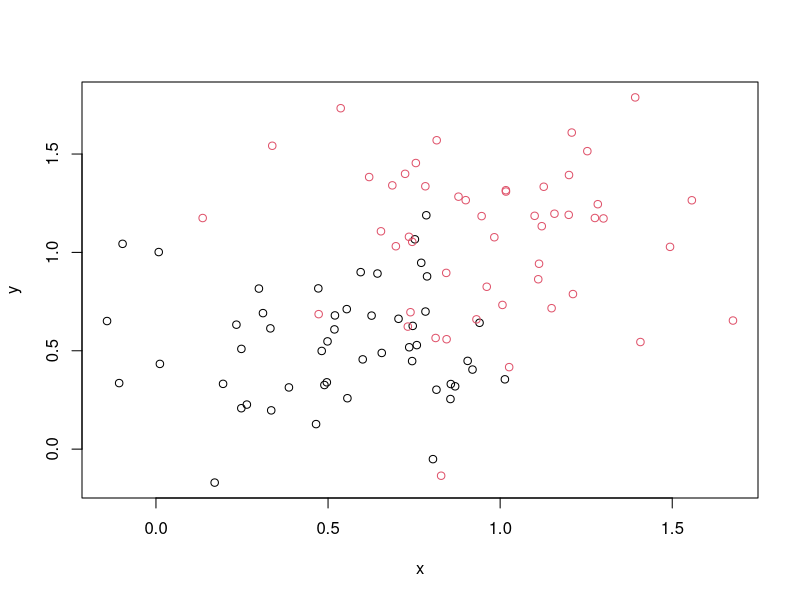

The R source for this figure:
# génération aléatoire des données à classifier
# avec une première moitié dans une classe et la seconde dans une autre classe

nn = 50
x <- rbind(matrix(rnorm(2*nn, mean = 0.5, sd = 0.3), ncol = 2),
           matrix(rnorm(2*nn, mean = 1, sd = 0.3), ncol = 2))
colnames(x) <- c("x", "y")
z <- rbind(matrix(1,nn, 1), matrix(2,nn, 1))
colnames(z) <- c("z")

donnees <- cbind(x,z)
donnees

plot(donnees[,1:2], col = z)

# on prépare un sosu-ensemble d'apprentissae et un autre de test
n <- nrow(donnees)

I <- sample(1:n,(2*n)/3)
J <- setdiff(1:n,I)

# on prépare les données : on construit le classifieur K-NN
# pour les valeurs numérique et on extrait explicitement la classe 
# à predire

cl <- donnees[I,3]

dlrn <- donnees[I,1:2]
dtest <- donnees[J,1:2]

library (class)

mknn1 <- knn(dlrn, dtest,cl, k=1)
mknn1
table(mknn1, donnees[J,3])


mknn3 <- knn(dlrn, dtest,cl, k=3)
mknn3
table(mknn3, donnees[J,3])

mknn7 <- knn(dlrn, dtest,cl, k=7)
mknn7
table(mknn7, donnees[J,3])

mknn11 <- knn(dlrn, dtest,cl, k=11)
mknn11
table(mknn11, donnees[J,3])

# validation croisée

train <- donnees[,1:2]
cl <- donnees[,3]
model <- knn.cv(train,cl,k=5)
model
table(cl,model)
